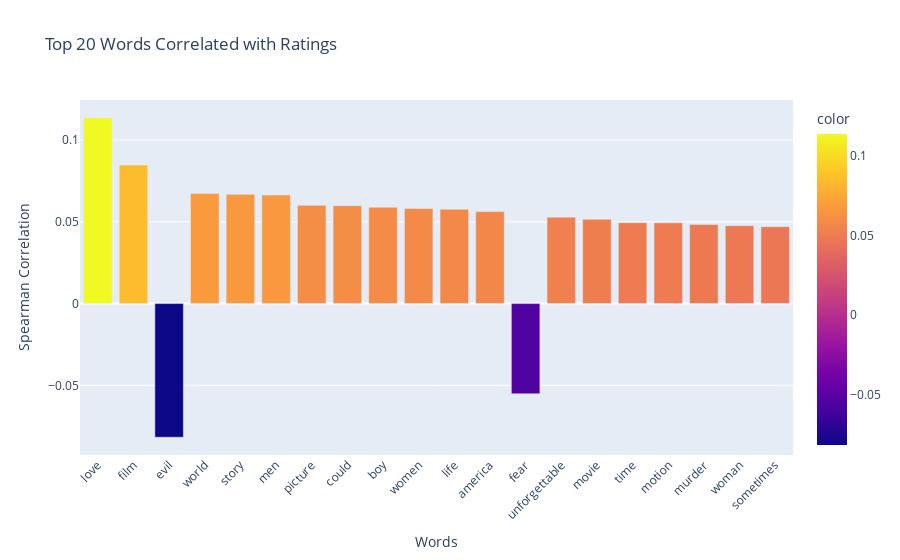

The code cell stored with this chart in its notebook:
### Markdown cell above
Taglines vs Ratings

### Code cell
sentiment_utils.word_rating_correlation(df, text_column='processed_tagline', rating_column='letterboxd_rating', top_n=20)

### Figure 1 — Plotly figure (JSON) as saved in the notebook; plotly's stock layout.template omitted (floating-point values rounded to 4 significant figures)
{"data": [{"alignmentgroup": "True", "hovertemplate": "Words=%{x}<br>Spearman Correlation=%{y}<br>color=%{marker.color}<extra></extra>", "legendgroup": "", "marker": {"color": [0.1136, 0.08471, -0.08175, 0.06738, 0.06679, 0.06635, 0.06012, 0.05988, 0.05894, 0.05819, 0.05768, 0.05624, -0.05517, 0.05283, 0.05159, 0.04947, 0.04939, 0.04834, 0.04763, 0.047], "coloraxis": "coloraxis", "pattern": {"shape": ""}}, "name": "", "offsetgroup": "", "orientation": "v", "showlegend": false, "textposition": "auto", "type": "bar", "x": ["love", "film", "evil", "world", "story", "men", "picture", "could", "boy", "women", "life", "america", "fear", "unforgettable", "movie", "time", "motion", "murder", "woman", "sometimes"], "xaxis": "x", "y": [0.1136, 0.08471, -0.08175, 0.06738, 0.06679, 0.06635, 0.06012, 0.05988, 0.05894, 0.05819, 0.05768, 0.05624, -0.05517, 0.05283, 0.05159, 0.04947, 0.04939, 0.04834, 0.04763, 0.047], "yaxis": "y"}], "layout": {"barmode": "relative", "coloraxis": {"colorbar": {"title": {"text": "color"}}, "colorscale": [[0, "#0d0887"], [0.1111, "#46039f"], [0.2222, "#7201a8"], [0.3333, "#9c179e"], [0.4444, "#bd3786"], [0.5556, "#d8576b"], [0.6667, "#ed7953"], [0.7778, "#fb9f3a"], [0.8889, "#fdca26"], [1, "#f0f921"]]}, "legend": {"tracegroupgap": 0}, "title": {"text": "Top 20 Words Correlated with Ratings"}, "xaxis": {"anchor": "y", "domain": [0, 1], "tickangle": -45, "title": {"text": "Words"}}, "yaxis": {"anchor": "x", "domain": [0, 1], "title": {"text": "Spearman Correlation"}}}}
